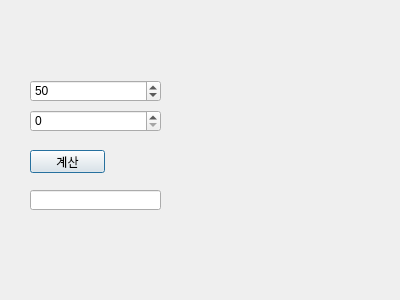
<?xml version="1.0" encoding="UTF-8"?>
<ui version="4.0">
 <class>Dialog</class>
 <widget class="QDialog" name="Dialog">
  <property name="geometry">
   <rect>
    <x>0</x>
    <y>0</y>
    <width>400</width>
    <height>300</height>
   </rect>
  </property>
  <property name="windowTitle">
   <string>Dialog</string>
  </property>
  <widget class="QSpinBox" name="spinBox">
   <property name="geometry">
    <rect>
     <x>30</x>
     <y>80</y>
     <width>131</width>
     <height>22</height>
    </rect>
   </property>
   <property name="value">
    <number>50</number>
   </property>
  </widget>
  <widget class="QPushButton" name="pushButton">
   <property name="geometry">
    <rect>
     <x>30</x>
     <y>150</y>
     <width>75</width>
     <height>23</height>
    </rect>
   </property>
   <property name="text">
    <string>계산</string>
   </property>
  </widget>
  <widget class="QSpinBox" name="spinBox_2">
   <property name="geometry">
    <rect>
     <x>30</x>
     <y>110</y>
     <width>131</width>
     <height>22</height>
    </rect>
   </property>
  </widget>
  <widget class="QLineEdit" name="lineEdit">
   <property name="geometry">
    <rect>
     <x>30</x>
     <y>190</y>
     <width>131</width>
     <height>20</height>
    </rect>
   </property>
   <property name="alignment">
    <set>Qt::AlignCenter</set>
   </property>
  </widget>
 </widget>
 <resources/>
 <connections/>
</ui>
